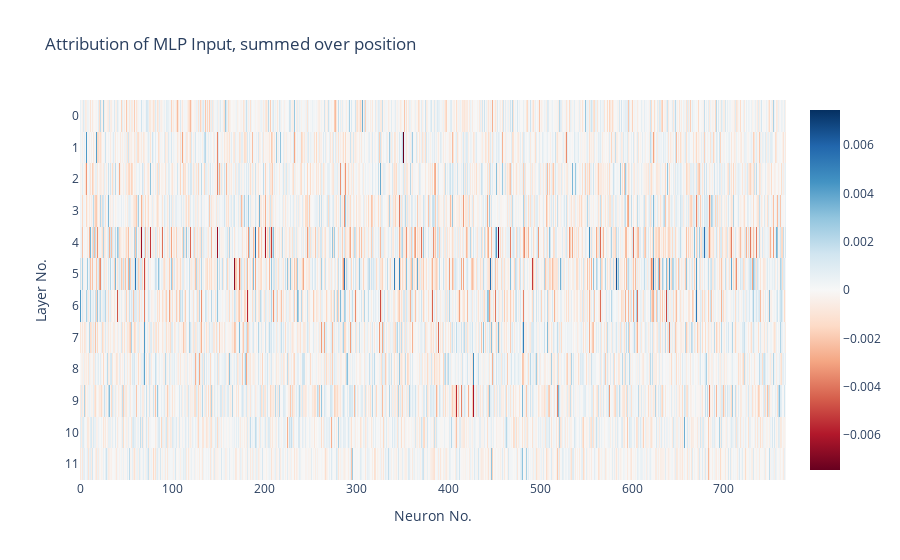
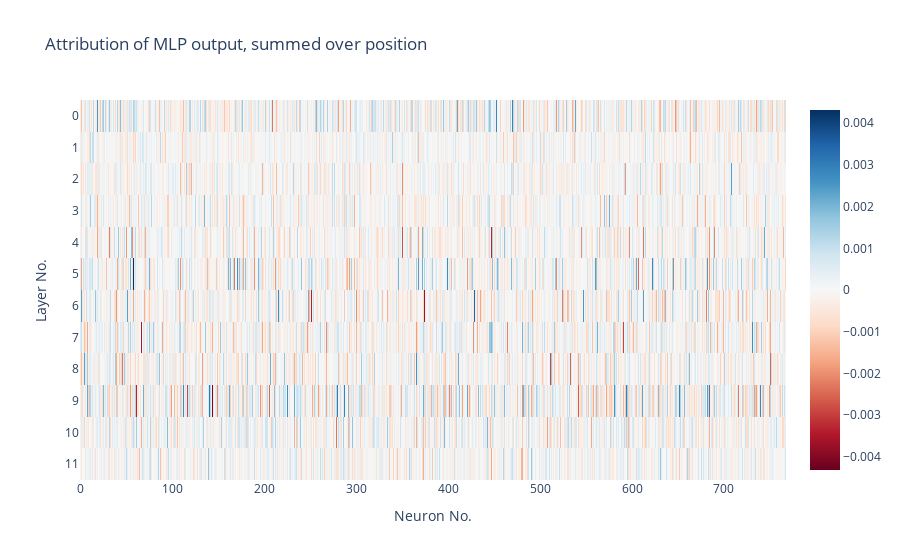
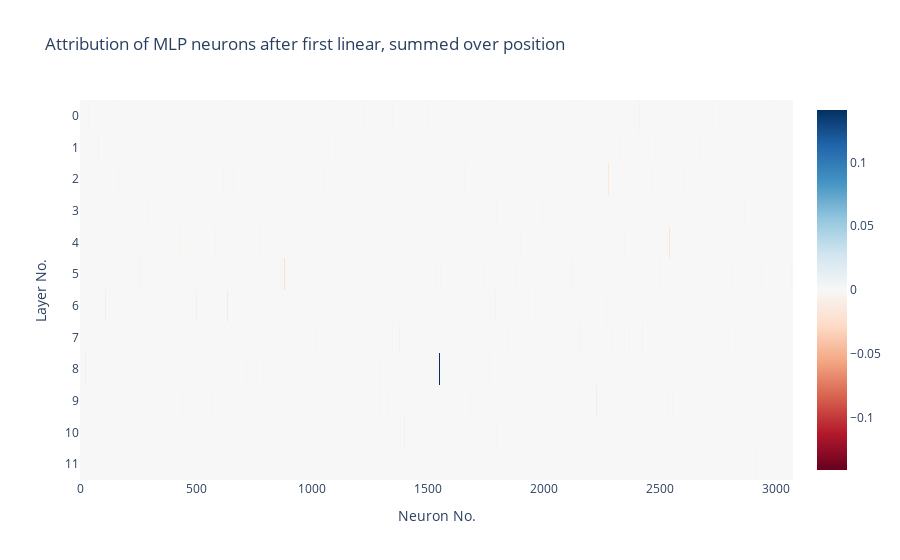
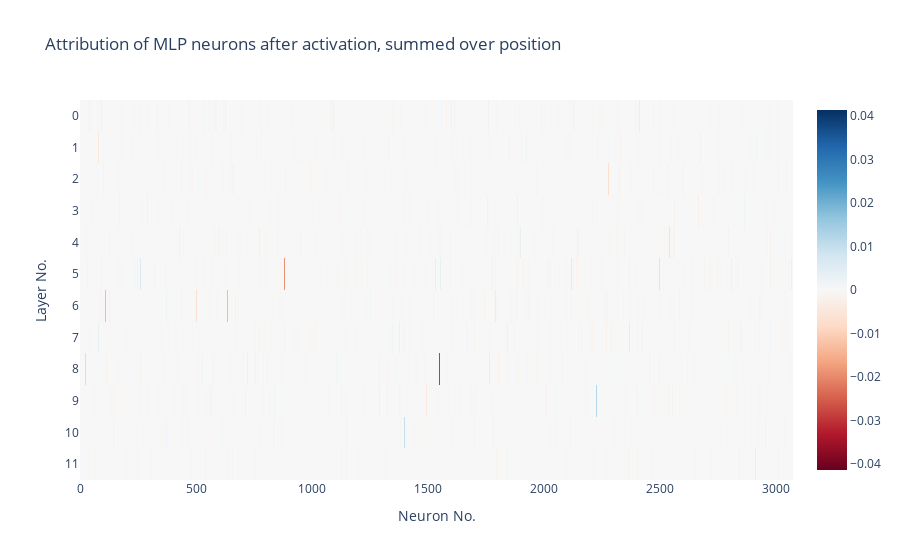

Here is the notebook cell these charts were saved with, in order:
### Code cell
def attr_patch_mlp(clean_cache, corrupted_cache, grad_cache, activation_name: Literal["mlp_in", "mlp_out", "pre", "post"]):
    labels = [str(i) for i in range(model.cfg.n_layers)]

    clean_act = stack_mlp_from_cache(clean_cache, activation_name)
    corrupted_act = stack_mlp_from_cache(corrupted_cache, activation_name)
    grad_vector = stack_mlp_from_cache(grad_cache, activation_name)

    attribution_vector = einops.reduce(
        grad_vector * (clean_act - corrupted_act),
        "layer batch pos dim -> layer dim",
        "sum"
    )

    #attribution_vector = einops.rearrange(attribution_vector, "layer dim -> dim layer")

    return attribution_vector, labels

for hook_name, descriptive_name in [("mlp_in", "MLP Input"),("mlp_out", "MLP output"),("pre", "MLP neurons after first linear"),("post", "MLP neurons after activation")]:
    attr, names = attr_patch_mlp(clean_cache, corrupted_cache, corrupted_grad_cache, hook_name)

    imshow(
        attr,
        y=names,
        yaxis="Layer No.",
        xaxis="Neuron No.",
        title=f"Attribution of {descriptive_name}, summed over position"
    )

### Figure 1 — Plotly figure (JSON) as saved in the notebook; plotly's stock layout.template omitted (floating-point values rounded to 4 significant figures; data arrays with more than 128 entries replaced by an {"elided": "..."} marker saying what was removed)
{"data": [{"coloraxis": "coloraxis", "hovertemplate": "x: %{x}<br>y: %{y}<br>color: %{z}<extra></extra>", "name": "0", "type": "heatmap", "xaxis": "x", "y": ["0", "1", "2", "3", "4", "5", "6", "7", "8", "9", "10", "11"], "yaxis": "y", "z": {"elided": "12x768 float values"}}], "layout": {"coloraxis": {"cmid": 0, "colorscale": [[0, "rgb(103,0,31)"], [0.1, "rgb(178,24,43)"], [0.2, "rgb(214,96,77)"], [0.3, "rgb(244,165,130)"], [0.4, "rgb(253,219,199)"], [0.5, "rgb(247,247,247)"], [0.6, "rgb(209,229,240)"], [0.7, "rgb(146,197,222)"], [0.8, "rgb(67,147,195)"], [0.9, "rgb(33,102,172)"], [1, "rgb(5,48,97)"]]}, "title": {"text": "Attribution of MLP Input, summed over position"}, "xaxis": {"anchor": "y", "domain": [0, 1], "title": {"text": "Neuron No."}}, "yaxis": {"anchor": "x", "autorange": "reversed", "domain": [0, 1], "title": {"text": "Layer No."}}}}

### Figure 2 — Plotly figure (JSON) as saved in the notebook; plotly's stock layout.template omitted (floating-point values rounded to 4 significant figures; data arrays with more than 128 entries replaced by an {"elided": "..."} marker saying what was removed)
{"data": [{"coloraxis": "coloraxis", "hovertemplate": "x: %{x}<br>y: %{y}<br>color: %{z}<extra></extra>", "name": "0", "type": "heatmap", "xaxis": "x", "y": ["0", "1", "2", "3", "4", "5", "6", "7", "8", "9", "10", "11"], "yaxis": "y", "z": {"elided": "12x768 float values"}}], "layout": {"coloraxis": {"cmid": 0, "colorscale": [[0, "rgb(103,0,31)"], [0.1, "rgb(178,24,43)"], [0.2, "rgb(214,96,77)"], [0.3, "rgb(244,165,130)"], [0.4, "rgb(253,219,199)"], [0.5, "rgb(247,247,247)"], [0.6, "rgb(209,229,240)"], [0.7, "rgb(146,197,222)"], [0.8, "rgb(67,147,195)"], [0.9, "rgb(33,102,172)"], [1, "rgb(5,48,97)"]]}, "title": {"text": "Attribution of MLP output, summed over position"}, "xaxis": {"anchor": "y", "domain": [0, 1], "title": {"text": "Neuron No."}}, "yaxis": {"anchor": "x", "autorange": "reversed", "domain": [0, 1], "title": {"text": "Layer No."}}}}

### Figure 3 — Plotly figure (JSON) as saved in the notebook; plotly's stock layout.template omitted (floating-point values rounded to 4 significant figures; data arrays with more than 128 entries replaced by an {"elided": "..."} marker saying what was removed)
{"data": [{"coloraxis": "coloraxis", "hovertemplate": "x: %{x}<br>y: %{y}<br>color: %{z}<extra></extra>", "name": "0", "type": "heatmap", "xaxis": "x", "y": ["0", "1", "2", "3", "4", "5", "6", "7", "8", "9", "10", "11"], "yaxis": "y", "z": {"elided": "12x3072 float values"}}], "layout": {"coloraxis": {"cmid": 0, "colorscale": [[0, "rgb(103,0,31)"], [0.1, "rgb(178,24,43)"], [0.2, "rgb(214,96,77)"], [0.3, "rgb(244,165,130)"], [0.4, "rgb(253,219,199)"], [0.5, "rgb(247,247,247)"], [0.6, "rgb(209,229,240)"], [0.7, "rgb(146,197,222)"], [0.8, "rgb(67,147,195)"], [0.9, "rgb(33,102,172)"], [1, "rgb(5,48,97)"]]}, "title": {"text": "Attribution of MLP neurons after first linear, summed over position"}, "xaxis": {"anchor": "y", "domain": [0, 1], "title": {"text": "Neuron No."}}, "yaxis": {"anchor": "x", "autorange": "reversed", "domain": [0, 1], "title": {"text": "Layer No."}}}}

### Figure 4 — Plotly figure (JSON) as saved in the notebook; plotly's stock layout.template omitted (floating-point values rounded to 4 significant figures; data arrays with more than 128 entries replaced by an {"elided": "..."} marker saying what was removed)
{"data": [{"coloraxis": "coloraxis", "hovertemplate": "x: %{x}<br>y: %{y}<br>color: %{z}<extra></extra>", "name": "0", "type": "heatmap", "xaxis": "x", "y": ["0", "1", "2", "3", "4", "5", "6", "7", "8", "9", "10", "11"], "yaxis": "y", "z": {"elided": "12x3072 float values"}}], "layout": {"coloraxis": {"cmid": 0, "colorscale": [[0, "rgb(103,0,31)"], [0.1, "rgb(178,24,43)"], [0.2, "rgb(214,96,77)"], [0.3, "rgb(244,165,130)"], [0.4, "rgb(253,219,199)"], [0.5, "rgb(247,247,247)"], [0.6, "rgb(209,229,240)"], [0.7, "rgb(146,197,222)"], [0.8, "rgb(67,147,195)"], [0.9, "rgb(33,102,172)"], [1, "rgb(5,48,97)"]]}, "title": {"text": "Attribution of MLP neurons after activation, summed over position"}, "xaxis": {"anchor": "y", "domain": [0, 1], "title": {"text": "Neuron No."}}, "yaxis": {"anchor": "x", "autorange": "reversed", "domain": [0, 1], "title": {"text": "Layer No."}}}}
